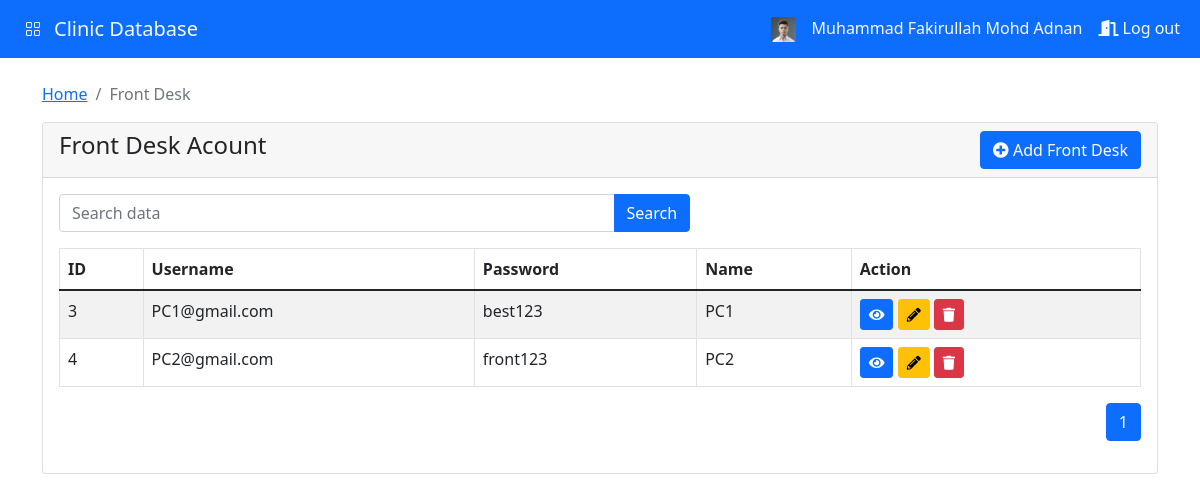
/admin_front.php (signed in), run on the app's committed database.
### tables this page shows
CREATE TABLE `front` (
  `front_id` int(11) NOT NULL,
  `front_username` varchar(255) NOT NULL,
  `front_password` varchar(255) NOT NULL,
  `front_name` varchar(255) NOT NULL,
  `front_image` varchar(255) NOT NULL
);

### admin_front.php (the view, shortened to what this page needs)
<!DOCTYPE html>
<html lang="en">
<head>
    <link href="https://cdn.jsdelivr.net/npm/bootstrap@5.1.3/dist/css/bootstrap.min.css"
    rel="stylesheet">
    <link rel="stylesheet" href="https://cdn.jsdelivr.net/npm/bootstrap-icons@1.10.5/font/bootstrap-icons.css">
    <link rel="stylesheet" href="path/to/font-awesome/css/font-awesome.min.css">
    <link rel="stylesheet" href="https://cdnjs.cloudflare.com/ajax/libs/font-awesome/5.15.3/css/all.min.css">
    <link rel="stylesheet" href="//cdn.jsdelivr.net/npm/alertifyjs@1.13.1/build/css/alertify.min.css"/>
</head>
<body>
<?php include 'admin_navbar.php'; ?>
<div class="container mt-4">
    <nav aria-label="breadcrumb">
        <ol class="breadcrumb">
            <li class="breadcrumb-item"><a href="admin.php">Home</a></li>
            <li class="breadcrumb-item active" aria-current="page">Front Desk</li>
        </ol>
    </nav>
    <?php include 'admin_offcanvas.php'; ?>
    <div class="row mt-2">
        <div class="col-md-12">
            <div class="card">
                <div class="card-header">
                    <h4>Front Desk Acount
                        <button type="button" class="btn btn-primary float-end " data-bs-toggle="modal" data-bs-target="#frontAddModal">
                            <i class="fa fa-plus-circle"></i> Add Front Desk
                        </button>
                    </h4>
                </div>
                <div class="card-body">
                    <div class="col-md-7">
                        <form action="" method="GET" id="searchForm">
                            <div class="input-group mb-3">
                                <input type="text" name="search" id="search" class="form-control" placeholder="Search data">
                                <button type="submit" class="btn btn-primary">Search</button>
                            </div>
                        </form>
                    </div>
                    <table id="myTable" class="table table-bordered table-striped">
                        <thead>
                        <tr>
                            <th>ID</th>
                            <th>Username</th>
                            <th>Password</th>
                            <th>Name</th>
                            <th>Action</th>
                        </tr>
                        </thead>
                        <tbody>
                            <?php
                                require 'dbcon.php';
                                $records_per_page = 5;
                                $current_page = isset($_GET['page']) ? $_GET['page'] : 1;
                                $starting_record = ($current_page - 1) * $records_per_page;
                                if (isset($_GET['search'])) {
                                    $search = $_GET['search'];
                                    $query = "SELECT * FROM front WHERE front_username LIKE '%$search%' OR front_password LIKE '%$search%' LIMIT $starting_record, $records_per_page";
                                } else {
                                    $query = "SELECT * FROM front LIMIT $starting_record, $records_per_page";
                                }
                                $query_run = mysqli_query($con, $query);
                                if (isset($_GET['search'])) {
                                    $search = $_GET['search'];
                                    $count_query = "SELECT COUNT(*) as total FROM front WHERE front_username LIKE '%$search%' OR front_password LIKE '%$search%'";
                                } else {
                                    $count_query = "SELECT COUNT(*) as total FROM front";
                                }
                                $count_query_run = mysqli_query($con, $count_query);
                                $count_data = mysqli_fetch_assoc($count_query_run);
                                $total_records = $count_data['total'];
                                $total_pages = ceil($total_records / $records_per_page);
                                if (mysqli_num_rows($query_run) > 0) {
                                    foreach ($query_run as $front) {
                                        ?>
                                        <tr>
                                            <td><?= $front['front_id'] ?></td>
                                            <td><?= $front['front_username'] ?></td>
                                            <td><?= $front['front_password'] ?></td>
                                            <td><?= $front['front_name'] ?></td>
                                            <td>
                                                <button type="button" value="<?= $front['front_id'] ?>" class="viewFrontBtn btn btn-primary btn-sm"><i class="fas fa-eye"></i></button>
                                                <button type="button" value="<?= $front['front_id'] ?>" class="editFrontBtn btn btn-warning btn-sm"><i class="fas fa-pencil-alt"></i></button>
                                                <button type="button" value="<?= $front['front_id'] ?>" class="deleteFrontBtn btn btn-danger btn-sm"><i class="fas fa-trash"></i></button>
                                            </td>
                                        </tr>
                                        <?php
                                    }
                                } else {
                                    echo "<tr><td colspan='8'>No Record Found</td></tr>";
                                }
                            ?>
                        </tbody>
                    </table>
                    <div class="row">
                        <div class="col-md-12">
                            <nav aria-label="Page navigation">
                            <ul class="pagination justify-content-end">
                                <?php
                                $max_buttons = 5;
                                $start_page = max(1, $current_page - 1);
                                $end_page = min($start_page + $max_buttons - 1, $total_pages);
                                for ($page = $start_page; $page <= $end_page; $page++) :
                                ?>
                                    <li class="page-item <?php if ($page == $current_page) echo 'active'; ?>">
                                        <a class="page-link"
                                        href="?page=<?= $page ?>&search=<?= isset($_GET['search']) ? $_GET['search'] : '' ?>">
                                            <?= $page ?>
                                        </a>
                                    </li>
                                <?php endfor; ?>
                            </ul>
                            </nav>
                        </div>
                    </div>
                </div>
            </div>
        </div>
    </div>
</div>
</body>
</html>

### admin_navbar.php (shortened to what this page needs)
<?php
$admin_name = $_SESSION['admin_name'];
?>
<nav class="navbar navbar-expand-lg bg-primary navbar-dark">
        <div class="container-fluid">
          <a class="btn btn-primary" data-bs-toggle="offcanvas" href="#offcanvasExample" role="button" aria-controls="offcanvasExample">
            <i class="bi bi-grid"></i>
          </a>
          <a class="navbar-brand text-light" href="">Clinic Database</a>
          <div class="collapse navbar-collapse" id="navbarNavDropdown">
            <ul class="navbar-nav ml-auto custom-nav">
                <li class="nav-item">
                    <a class="nav-link active text-light" aria-current="page" href="">
                        <?php
                        require 'dbcon.php';
                        $query = "SELECT * FROM admin";
                        $query_run = mysqli_query($con, $query);
                        if ($query_run) {
                            if (mysqli_num_rows($query_run) > 0) {
                                $admin_data = mysqli_fetch_assoc($query_run);
                                $admin_image = $admin_data['admin_image'];
                            } else {
                                $admin_image = 'profileImage/default_profile.jpg';
                            }
                        } else {
                            echo "Error in executing the query: " . mysqli_error($con);
                        }
                        ?>
                        <img src="<?php echo $admin_image; ?>" alt="Admin image" width="25" height="25">
                    </a>
                </li>
                <li class="nav-item">
                    <a class="nav-link active text-light" aria-current="page" href="">
                        <?php echo $admin_name; ?>
                    </a>
                </li>
                <li class="nav-item dropdown">
                    <a class="nav-link active text-light" aria-current="page" href="logout_admin.php"><i class="fas fa-door-open"></i> Log out
                </a>
                </li>
            </ul>
          </div>
        </div>
</nav>

### admin_navbar.php (style rules this page uses)
.custom-nav { margin-left: auto; }

### data on the page
front: front_id "3", front_username "PC1@gmail.com", front_password "best123", front_name "PC1"
front: front_id "4", front_username "PC2@gmail.com", front_password "front123", front_name "PC2"

### other printed values
$admin_name "Muhammad Fakirullah Mohd Adnan"
